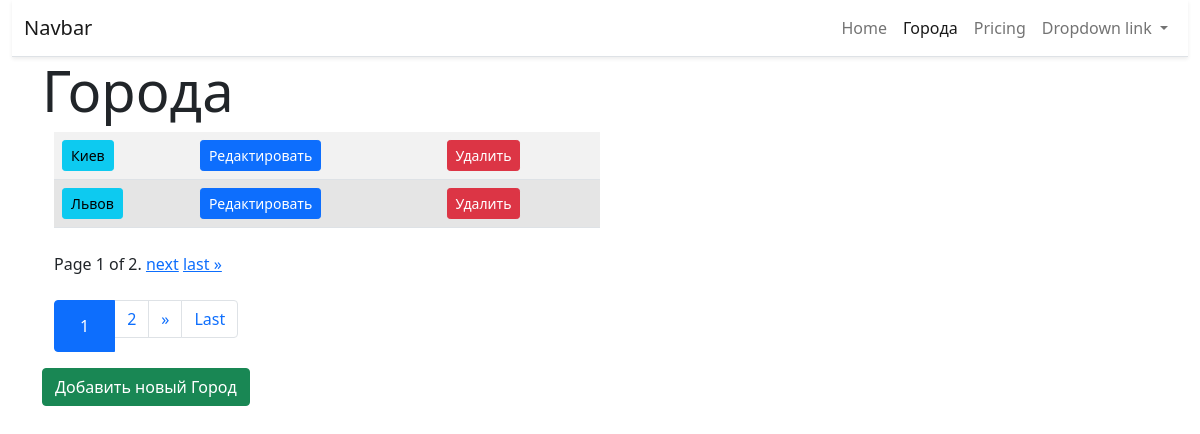
Before: /cities/ with the older database file.
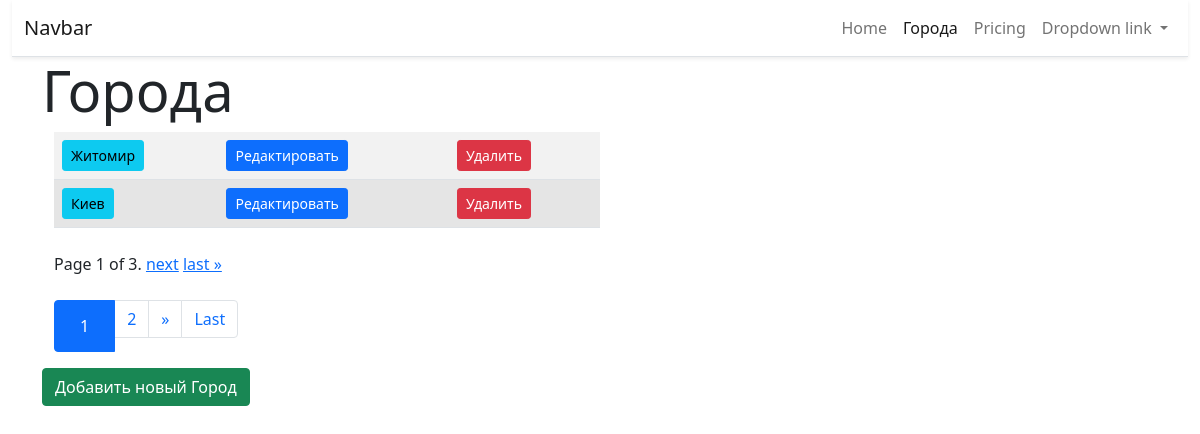
After: the same page with the newer database file.
### cities/models.py (models this page shows, shortened)
class City(models.Model):
    name = models.CharField(max_length=100, unique=True, verbose_name='Город')
    class Meta:
        verbose_name = 'Город'
        verbose_name_plural = 'Города'
        ordering = ['name']

### cities/views.py (the view)
# urls.py: path('', home, name='home'),
def home(request):
    cities = City.objects.all()
    paginator = Paginator(cities, 2)
    page = request.GET.get('page')
    cities = paginator.get_page(page)
    return render(request, 'cities/home.html', {'objects_list': cities,})

### cities/templates/cities/home.html (shortened to what this page needs)
{% extends "base.html" %}
{% block content %}
<h1 class="display-4">Города</h1>
    <div class="container-fluid">
        <div class="col-md-6 table-responsive">
        <table class="table table-striped table-active">
        <tbody>
            {% for object in objects_list %}
                <tr>
                <td><a href="{% url 'city:detail' pk=object.pk %}"><button type="button" class="btn btn-info btn-sm">{{ object.name }}</button></a> </td>
                <td><a href="{% url 'city:update' pk=object.pk %}"><button type="button" class="btn btn-primary btn-sm">Редактировать</button></a> </td>
                <td><a href="{% url 'city:delete' pk=object.pk %}"><button type="button" class="btn btn-danger btn-sm">Удалить</button></a> </td>
            {% endfor %}
            </tr>
        </tbody>
        </table>
        <div class="pagination my-4">
            <span class="step-links">
            <span class="current">
                Page {{ objects_list.number }} of {{ objects_list.paginator.num_pages }}.
            </span>
            {% if objects_list.has_next %}
                <a href="?page={{ objects_list.next_page_number }}">next</a>
                <a href="?page={{ objects_list.paginator.num_pages }}">last &raquo;</a>
            {% endif %}
        </span>
        </div>
        <nav aria-label="...">
  <ul class="pagination">
      <li class="page-item active" aria-current="page">
      <span class="page-link"><a class="page-link " href="?page={{  objects_list.number }}">{{  objects_list.number }}</a></span>
    </li>
  {% if objects_list.has_next %}
    <li class="page-item"><a class="page-link" href="?page={{ objects_list.next_page_number }}">{{ objects_list.next_page_number }}</a></li>
  {% endif %}
  {% if objects_list.has_next %}
    <li class="page-item">
      <a class="page-link" href="?page={{ objects_list.next_page_number }}">&raquo;</a>
    </li>
      <li class="page-item">
      <a class="page-link" href="?page={{ objects_list.paginator.num_pages }}">Last</a>
    </li>
  {% endif %}
  </ul>
</nav>
        </div>
    </div>
    <div>
    <div class="row">
        <a href="{% url 'city:add' %}"><button type="button" class="btn btn-success">Добавить новый Город</button></a>
    </div>
    </div>
{% endblock %}

### templates/base.html (shortened to what this page needs)
{% url 'city:home' as city_home_url %}
{% url 'home' as home_url %}
<!doctype html>
<html lang="en">
  <head>
    <link href="https://cdn.jsdelivr.net/npm/bootstrap@5.0.1/dist/css/bootstrap.min.css" rel="stylesheet">
  </head>
  <body>
<div class="container-fluid">
    <nav class="navbar navbar-expand-lg navbar-light bg-white border-bottom shadow-sm">
  <div class="container-fluid">
    <a class="navbar-brand" href="#">Navbar</a>
    <div class="collapse navbar-collapse" id="navbarNavDropdown">
      <ul class="navbar-nav ms-auto">
        <li class="nav-item">
          <a class="nav-link {% if request.path == home_url %} active{% endif %}" aria-current="page" href="{% url 'home' %}">Home</a>
        </li>
        <li class="nav-item">
          <a class="nav-link {% if request.path == city_home_url %} active{% endif %}" href="{% url 'city:home' %}">Города</a>
        </li>
        <li class="nav-item">
          <a class="nav-link" href="#">Pricing</a>
        </li>
        <li class="nav-item dropdown">
          <a class="nav-link dropdown-toggle" href="#" id="navbarDropdownMenuLink" role="button" data-bs-toggle="dropdown" aria-expanded="false">
            Dropdown link
          </a>
        </li>
      </ul>
    </div>
  </div>
</nav>
</div>
    <div class="container">
    {% block content %} {% endblock %}
    </div>
  </body>
</html>

Changed rows visible on the page:
no longer on this page (row unchanged): City: name "Львов"
added City: name "Житомир"
Other visible differences:
{{ objects_list.paginator.num_pages }}: "2" → "3"
